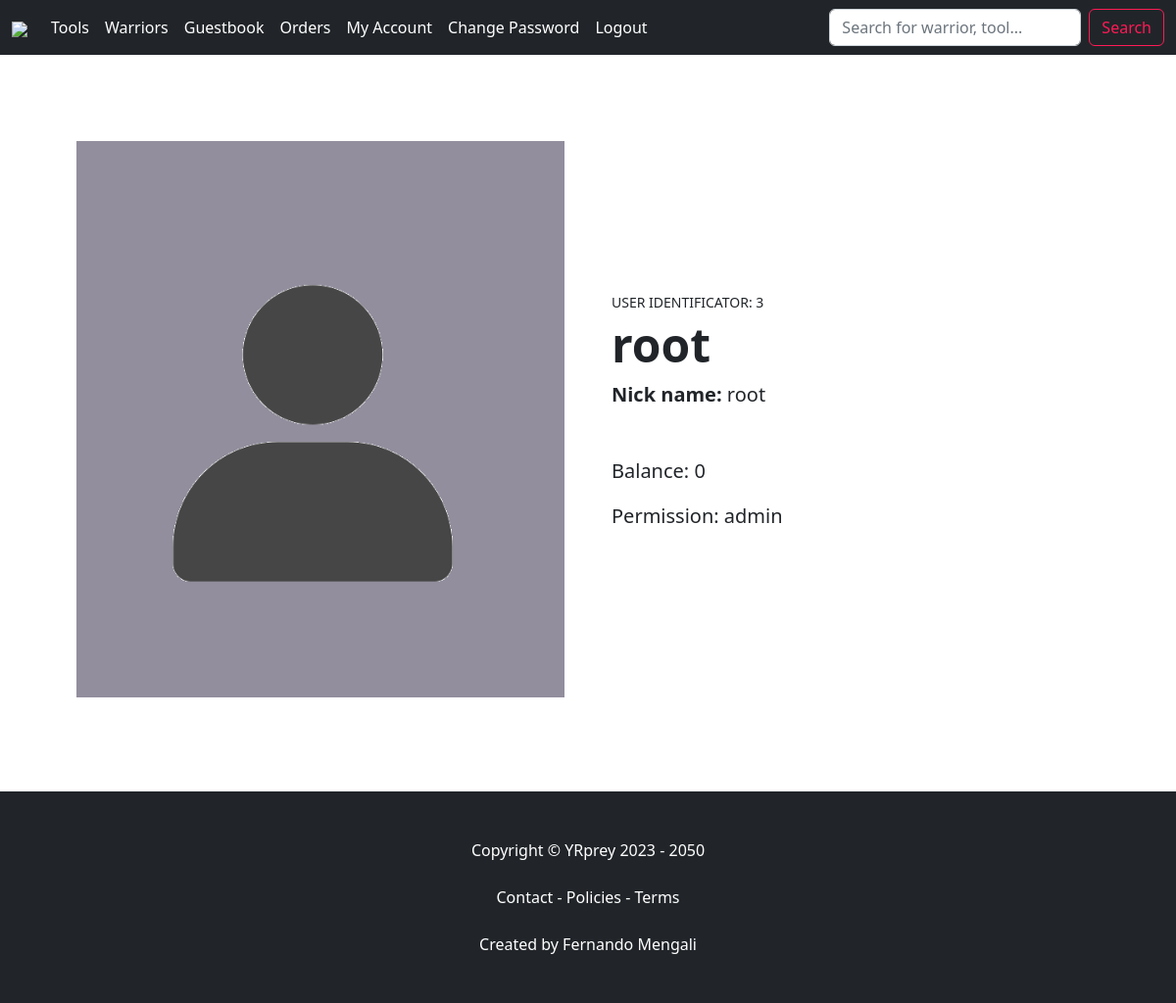
Page /profile.php?id=3 (signed in) on the committed database.
### tables this page shows
CREATE TABLE `users` (
  `id` int(255) NOT NULL,
  `username` text NOT NULL,
  `nick` text NOT NULL,
  `pass` text NOT NULL,
  `saldo` text NOT NULL,
  `permission` text NOT NULL,
  `qtde` text NOT NULL
);

### profile.php (the view, shortened to what this page needs)
<!DOCTYPE html>
<html lang="en">
    <head>
        <link href="https://cdn.jsdelivr.net/npm/bootstrap-icons@1.5.0/font/bootstrap-icons.css" rel="stylesheet" />
        <link href="css/styles.css" rel="stylesheet" />
    </head>
    <?php
    include("database.php");
    if (isset($_GET["id"]) AND $_GET["id"] != "") {
      $id = $_GET["id"];
    }
    else {
      $id = "0";
    }
    ?>
    <body>
        <?php
include("nav.php");
?>
<?php
                $query  = "SELECT * FROM users where id = '".$id."'";
                $results = mysqli_query($mysqli, $query) or die(mysqli_error($mysqli));
                $rows = mysqli_num_rows($results);
                        if ($rows > 0) {
                            $row = mysqli_fetch_assoc($results);
                            $id = $row["id"];
                            $nick = $row["nick"];
                            $name = $row["username"];
                            $saldo = $row["saldo"];
                            $permission = $row["permission"];
                    ?>
        <section class="py-5">
            <div class="container px-4 px-lg-5 my-5">
                <div class="row gx-4 gx-lg-5 align-items-center">
                    <div class="col-md-6"><img class="card-img-top mb-5 mb-md-0" src="img/profile.png" alt="..." /></div>
                    <div class="col-md-6">
                        <div class="small mb-1"><?php echo "USER IDENTIFICATOR: $id"; ?></div>
                        <h1 class="display-5 fw-bolder"><?php echo $name; ?></h1>
                        <div class="fs-5 mb-5">
                            <span><b>Nick name:</b> <?php echo $nick; ?></span>
                        </div>
                        <p class="lead"><b>Balance:</b> <?php echo $saldo; ?></p>
                        <p class="lead"><b>Permission:</b> <?php echo $permission; ?></p>
                    </div>
                </div>
            </div>
        </section>
        <?php
                        }
        ?>
<?php
    include("footer.php");
?>
    </body>
</html>

### rows in the picture
users: id "3", username "root", nick "root", saldo "0", permission "admin"
